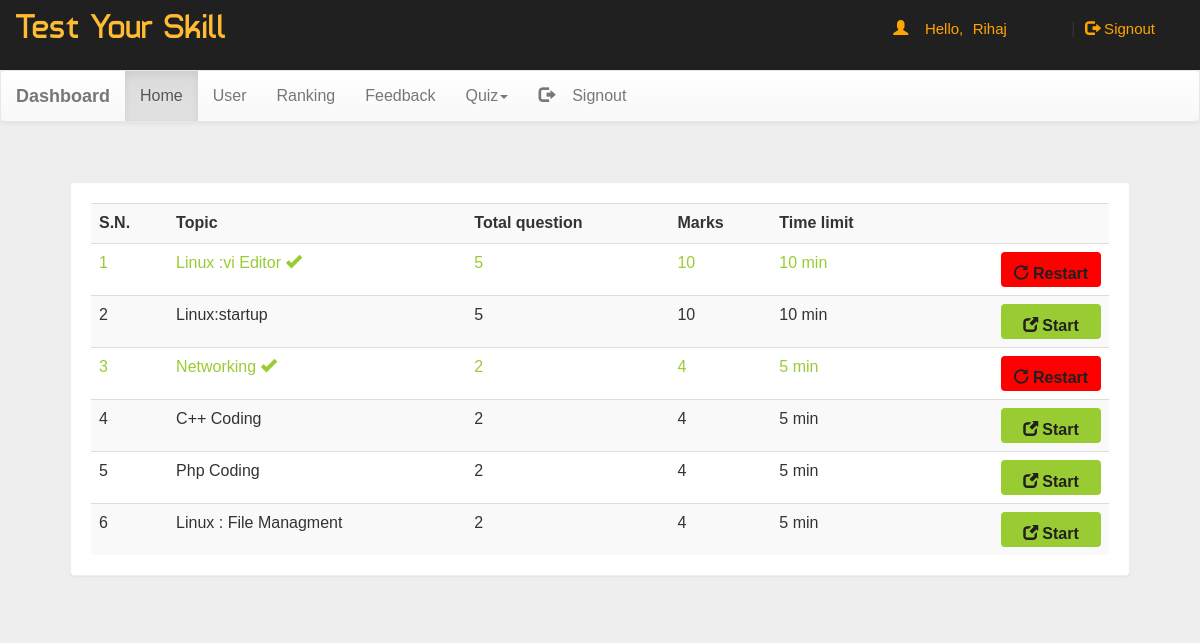
Page /dash.php (signed in) on the committed database.
### tables this page shows
CREATE TABLE `quiz` (
  `eid` text NOT NULL,
  `title` varchar(100) NOT NULL,
  `sahi` int(11) NOT NULL,
  `wrong` int(11) NOT NULL,
  `total` int(11) NOT NULL,
  `time` bigint(20) NOT NULL,
  `intro` text NOT NULL,
  `tag` varchar(100) NOT NULL,
  `date` timestamp NOT NULL DEFAULT current_timestamp() ON UPDATE current_timestamp()
);

### dash.php (the view, shortened to what this page needs)
<!DOCTYPE html PUBLIC "-//W3C//DTD XHTML 1.0 Transitional//EN" "http://www.w3.org/TR/xhtml1/DTD/xhtml1-transitional.dtd">
<html xmlns="http://www.w3.org/1999/xhtml">
<head>
<link  rel="stylesheet" href="css/bootstrap.min.css"/>
 <link  rel="stylesheet" href="css/bootstrap-theme.min.css"/>
 <link rel="stylesheet" href="css/main.css">
 <link  rel="stylesheet" href="css/font.css">
</head>
<body  style="background:#eee;">
<div class="header">
<div class="row">
<div class="col-lg-6">
<span class="logo">Test Your Skill</span></div>
<?php
 include_once 'dbConnection.php';
$email=$_SESSION['email'];
  if(!(isset($_SESSION['email']))){
header("location:index.php");
}
else
{
$name = $_SESSION['name'];;
echo '<span class="pull-right top title1" ><span class="log1"><span class="glyphicon glyphicon-user" aria-hidden="true"></span>&nbsp;&nbsp;&nbsp;&nbsp;Hello,</span> <a href="account.php" class="log log1">'.$name.'</a>&nbsp;|&nbsp;<a href="logout.php?q=account.php" class="log"><span class="glyphicon glyphicon-log-out" aria-hidden="true"></span>&nbsp;Signout</button></a></span>';
}?>
</div></div>
<nav class="navbar navbar-default title1">
  <div class="container-fluid">
    <div class="navbar-header">
      <a class="navbar-brand" href="dash.php?q=0"><b>Dashboard</b></a>
    </div>
    <div class="collapse navbar-collapse" id="bs-example-navbar-collapse-1">
      <ul class="nav navbar-nav">
        <li <?php if(@$_GET['q']==0) echo'class="active"'; ?>><a href="dash.php?q=0">Home<span class="sr-only">(current)</span></a></li>
        <li <?php if(@$_GET['q']==1) echo'class="active"'; ?>><a href="dash.php?q=1">User</a></li>
		<li <?php if(@$_GET['q']==2) echo'class="active"'; ?>><a href="dash.php?q=2">Ranking</a></li>
		<li <?php if(@$_GET['q']==3) echo'class="active"'; ?>><a href="dash.php?q=3">Feedback</a></li>
        <li class="dropdown <?php if(@$_GET['q']==4 || @$_GET['q']==5) echo'active"'; ?>">
          <a href="#" class="dropdown-toggle" data-toggle="dropdown" role="button" aria-haspopup="true" aria-expanded="false">Quiz<span class="caret"></span></a>
        </li><li class="pull-right"> <a href="logout.php?q=account.php"><span class="glyphicon glyphicon-log-out" aria-hidden="true"></span>&nbsp;&nbsp;&nbsp;&nbsp;Signout</a></li>
      </ul>
          </div>
  </div>
</nav>
<div class="container">
<div class="row">
<div class="col-md-12">
<?php if(@$_GET['q']==0) {
$result = mysqli_query($con,"SELECT * FROM quiz ORDER BY date DESC") or die('Error');
echo  '<div class="panel"><div class="table-responsive"><table class="table table-striped title1">
<tr><td><b>S.N.</b></td><td><b>Topic</b></td><td><b>Total question</b></td><td><b>Marks</b></td><td><b>Time limit</b></td><td></td></tr>';
$c=1;
while($row = mysqli_fetch_array($result)) {
	$title = $row['title'];
	$total = $row['total'];
	$sahi = $row['sahi'];
    $time = $row['time'];
	$eid = $row['eid'];
$q12=mysqli_query($con,"SELECT score FROM history WHERE eid='$eid' AND email='$email'" )or die('Error98');
$rowcount=mysqli_num_rows($q12);
if($rowcount == 0){
	echo '<tr><td>'.$c++.'</td><td>'.$title.'</td><td>'.$total.'</td><td>'.$sahi*$total.'</td><td>'.$time.'&nbsp;min</td>
	<td><b><a href="account.php?q=quiz&step=2&eid='.$eid.'&n=1&t='.$total.'" class="pull-right btn sub1" style="margin:0px;background:#99cc32"><span class="glyphicon glyphicon-new-window" aria-hidden="true"></span>&nbsp;<span class="title1"><b>Start</b></span></a></b></td></tr>';
}
else
{
echo '<tr style="color:#99cc32"><td>'.$c++.'</td><td>'.$title.'&nbsp;<span title="This quiz is already solve by you" class="glyphicon glyphicon-ok" aria-hidden="true"></span></td><td>'.$total.'</td><td>'.$sahi*$total.'</td><td>'.$time.'&nbsp;min</td>
	<td><b><a href="update.php?q=quizre&step=25&eid='.$eid.'&n=1&t='.$total.'" class="pull-right btn sub1" style="margin:0px;background:red"><span class="glyphicon glyphicon-repeat" aria-hidden="true"></span>&nbsp;<span class="title1"><b>Restart</b></span></a></b></td></tr>';
}
}
echo '</table></div></div>';
}
?>
</div>
</div></div>
</body>
</html>

### css/main.css (style rules this page uses)
body { overflow-x:hidden; width:100%; font: 15px "Century Gothic", "Times Roman", sans-serif; background:#eee; min-height:550px; background-attachment:fixed; }
.panel { border-color:#eee; margin:40px; padding:20px; font: 15px "Century Gothic", "Times Roman", sans-serif; }
.header { background:#202020; height:70px; }
.logo { font-family:'typo'; font-size:35px; color:#ffbb33; margin:15px; }
.title1 { font: 16px "Century Gothic", "Times Roman", sans-serif; }
.sub1 { width:90px; color:#202020; background:orange; font-size:15px; height:35px; margin:20px; padding:10px; width:100px; }
.top { margin-top:20px; }
.log1 { font: 15px 'Ubuntu', sans-serif; color:orange; margin-left:10px; }
.log { margin:10px; margin-right:60px; margin-left:5px; color:orange; text-decoration:none; font-size:20px; font-size:15px; }

### rows in the picture
quiz: title "Linux :vi Editor", total "5", $sahi*$total "10", time "10"
quiz: title "Linux:startup", total "5", $sahi*$total "10", time "10"
quiz: title "Networking", total "2", $sahi*$total "4", time "5"
quiz: title "C++ Coding", total "2", $sahi*$total "4", time "5"
quiz: title "Php Coding", total "2", $sahi*$total "4", time "5"
quiz: title "Linux : File Managment", total "2", $sahi*$total "4", time "5"

### other values in the picture
$name "Rihaj"
